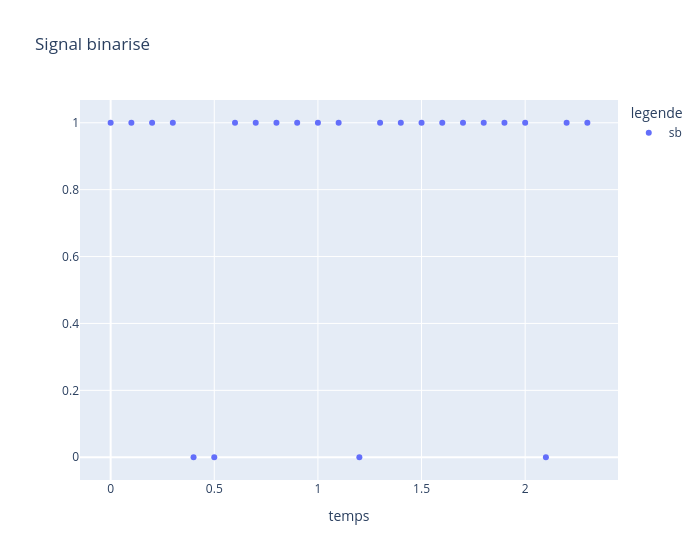

The code cell stored with this chart in its notebook:
### Markdown cell above
## **ATTENTION**
L’affichage d’un signal possédant un très grand nombre de points peut faire crasher VSCode.
Aussi, pour chaque signal que vous souhaiterez afficher, pensez à **réduire sa dimension** **dans la dataframe créée pour l’affichage**.

### Code cell
# Affichage de s_b 
Nbits_to_plot = Nb

df_sb = pd.DataFrame({'x': tb[:Nbits_to_plot], 'y': sb[:Nbits_to_plot], 'legende':'sb'})
fig2 = px.scatter(df_sb, x='x',  y='y', color='legende', labels={'x': 'temps' , 'y':''}, title="Signal binarisé" , width=700 )
fig2.show()

### Figure 1 — Plotly figure (JSON) as saved in the notebook; plotly's stock layout.template omitted (floating-point values rounded to 4 significant figures)
{"data": [{"hovertemplate": "legende=sb<br>temps=%{x}<br>=%{y}<extra></extra>", "legendgroup": "sb", "marker": {"color": "#636efa", "symbol": "circle"}, "mode": "markers", "name": "sb", "orientation": "v", "showlegend": true, "type": "scatter", "x": [0, 0.1, 0.2, 0.3, 0.4, 0.5, 0.6, 0.7, 0.8, 0.9, 1, 1.1, 1.2, 1.3, 1.4, 1.5, 1.6, 1.7, 1.8, 1.9, 2, 2.1, 2.2, 2.3], "xaxis": "x", "y": [1, 1, 1, 1, 0, 0, 1, 1, 1, 1, 1, 1, 0, 1, 1, 1, 1, 1, 1, 1, 1, 0, 1, 1], "yaxis": "y"}], "layout": {"legend": {"title": {"text": "legende"}, "tracegroupgap": 0}, "title": {"text": "Signal binarisé"}, "width": 700, "xaxis": {"anchor": "y", "domain": [0, 1], "title": {"text": "temps"}}, "yaxis": {"anchor": "x", "domain": [0, 1], "title": {"text": ""}}}}
